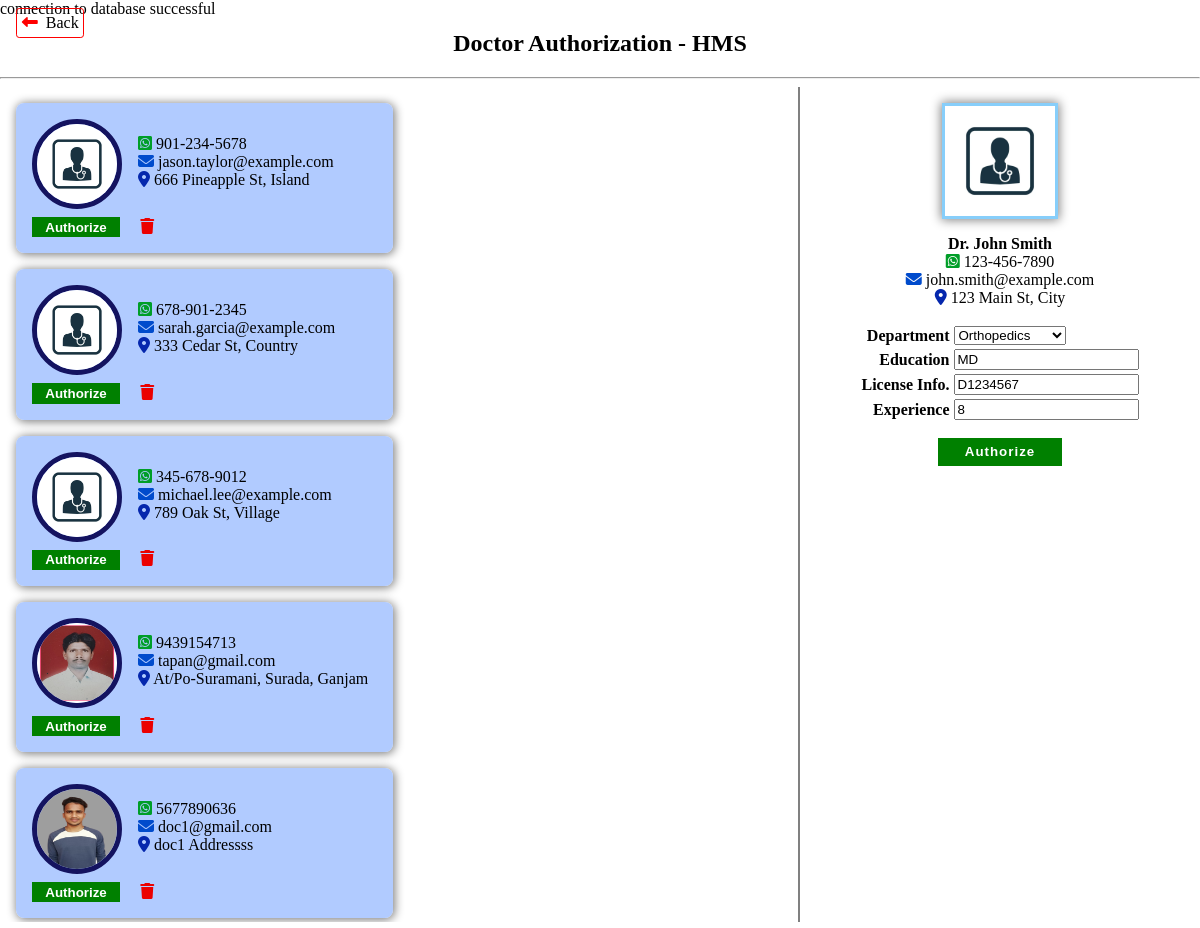
Page /admin/docPass.php?dId=3 on the committed database.
### tables this page shows
CREATE TABLE `doctor` (
  `id` int(11) NOT NULL,
  `name` varchar(50) NOT NULL,
  `dob` date NOT NULL,
  `gender` varchar(15) NOT NULL,
  `education` varchar(10000) NOT NULL,
  `spec_id` int(11) NOT NULL,
  `phone` varchar(15) NOT NULL,
  `email` varchar(100) NOT NULL,
  `img_src` varchar(1000) NOT NULL DEFAULT './Images/DoctorPassphoto/defaultDocDp.jpg',
  `address` varchar(1000) NOT NULL,
  `license_info` varchar(100) NOT NULL,
  `experience` int(11) NOT NULL,
  `password` varchar(100) NOT NULL,
  `fees` int(11) NOT NULL DEFAULT 300,
  `creation_date` timestamp NOT NULL DEFAULT current_timestamp() ON UPDATE current_timestamp(),
  `updation_date` datetime DEFAULT NULL,
  `adminPass` varchar(50) NOT NULL DEFAULT 'fail'
);

CREATE TABLE `spec_list` (
  `id` int(11) NOT NULL,
  `name` varchar(50) NOT NULL,
  `spec_desc` varchar(5000) NOT NULL,
  `creation_date` timestamp NOT NULL DEFAULT current_timestamp() ON UPDATE current_timestamp()
);

### admin/docPass.php (the view, shortened to what this page needs)
<?php
include './../config.php';
$result = $conn->query("SELECT * FROM `doctor` WHERE adminPass='fail' ORDER BY creation_date DESC;");
?>
<head>
    <link rel="stylesheet" href="docPass.css">
    <link href="https://cdnjs.cloudflare.com/ajax/libs/font-awesome/6.4.0/css/all.min.css" rel="stylesheet">
</head>
<body>
    <span onclick="window.location.href='admin.php'" class="cancel"><a href=""><i class="fa-solid fa-left-long"></i></a>&nbsp; Back</span>
    <h2>Doctor Authorization - HMS</h2>
    <hr>
    <div class="page">
        <div class="item1">
            <div class="container">
                <?php
                while ($row = $result->fetch_assoc()) {
                ?>
                    <div class="doc-card">
                        <div class="doc-contact">
                            <img src="./.<?php echo $row['img_src'] ?> " alt="">
                            <div>
                                <p><i onclick="window.open('https://wa.me/+91<?php echo $row['phone'] ?>')" title="WhatsApp" class="fa-brands fa-square-whatsapp" style="color: #009e28;"></i> <?php echo $row['phone'] ?> <br><i title="Email" onclick="window.open('mailto:<?php echo $row['email'] ?>')" class="fa-solid fa-envelope" style="color: #004bcc;"></i> <?php echo $row['email'] ?><br><i title="Address" class="fa-solid fa-location-dot" style="color: #0527ad;"></i> <?php echo $row['address'] ?></p>
                            </div>
                        </div>
                        <div class="actions">
                            <button onclick="window.location.replace('docPass.php?dId=<?php echo $row['id'] ?>')">Authorize</button>
                            <i onclick="confirmRedir(<?php echo $row['id'] ?>)" class="fa-solid fa-trash" style="color: #eb0000;"></i>
                        </div>
                    </div>
                <?php
                }
                ?>
            </div>
        </div>
        <div class="item2">
            <?php
            if ($_GET['dId']) {
                $doc = $conn->query("SELECT * FROM `doctor` WHERE id=" . $_GET['dId'])->fetch_assoc();
            ?>
                <div class="doc-details">
                    <img src="./.<?php echo $doc['img_src'] ?>">
                    <p><b><?php echo $doc['name'] ?></b><br><i onclick="window.open('https://wa.me/+91<?php echo $doc['phone'] ?>')" title="WhatsApp" class="fa-brands fa-square-whatsapp" style="color: #009e28;"></i> <?php echo $doc['phone'] ?> <br><i title="Email" onclick="window.open('mailto:<?php echo $doc['email'] ?>')" class="fa-solid fa-envelope" style="color: #004bcc;"></i> <?php echo $doc['email'] ?><br><i title="Address" class="fa-solid fa-location-dot" style="color: #0527ad;"></i> <?php echo $doc['address'] ?></p>
                </div>
                <form action="" method="post">
                    <table>
                        <tr>
                            <th>Department</th>
                            <td>
                                <select name="spec_id" required>
                                    <?php
                                    $result = $conn->query("SELECT * FROM `spec_list`;");
                                    while ($dept = $result->fetch_assoc()) {
                                    ?>
                                        <option <?php if ($dept['id'] == $doc['spec_id']) echo "selected" ?> value="<?php echo $dept['id'] ?>"><?php echo $dept['name'] ?></option>
                                    <?php
                                    }
                                    ?>
                                </select>
                            </td>
                        </tr>
                        <tr>
                            <th>Education</th>
                            <td><input type="text" name="edu" value="<?php echo $doc['education'] ?>" required></td>
                        </tr>
                        <tr>
                            <th>License Info.</th>
                            <td><input type="text" name="license" value="<?php echo $doc['license_info'] ?>" required></td>
                        </tr>
                        <tr>
                            <th>Experience</th>
                            <td><input type="number" name="exeperience" value="<?php echo $doc['experience'] ?>" required></td>
                        </tr>
                        <tr>
                            <td style="text-align: center;" colspan="2"><button name="doc-authorize">Authorize</button></td>
                        </tr>
                    </table>
                </form>
            <?php
            } else {
                echo "Click Authorize to see details here...";
            }
            ?>
        </div>
    </div>
</body>

### admin/docPass.css (style rules this page uses)
body { height: 100vh; margin: 0; }
h2 { margin-top: 0.5em; text-align: center; }
.page { height: 90vh; width: 100%; display: grid; grid-template-columns: 2fr 1fr; }
.page .item1 { border-right: 2px gray solid; overflow-y: scroll; }
.container { padding: 1em; display: flex; gap: 1em; flex-wrap: wrap; }
.doc-card { background-color: rgba(154, 188, 255, 0.767); padding: 1em; width: 45%; border-radius: 0.5em; box-shadow: 1px 1px 10px 1px gray; }
.doc-contact { display: flex; flex-wrap: wrap; gap: 1em; margin-bottom: 0.5em; }
.doc-card .doc-contact img { border-radius: 50%; border: 5px solid rgb(20, 19, 96); width: 5em; height: 5em; }
i { cursor: pointer; }
.actions i { margin-left: 1em; transition-duration: 0.4s; }
.item2 { padding: 1em; }
.item2 .doc-details { display: flex; flex-direction: column; justify-content: center; align-items: center; }
.item2 .doc-details img { width: 30%; border: 3px solid lightskyblue; box-shadow: 0 0 10px 1px gray; }
.item2 .doc-details p { text-align: center; }
.item2 form table { margin: auto; }
.item2 form table th { text-align: right; }
button { background-color: green; cursor: pointer; border: 0; padding: 0.2em 1em; color: white; font-weight: bold; }
form button { margin-top: 1em; letter-spacing: 1px; padding: 0.5em 2em; }
.cancel { position: absolute; top: 0.5em; left: 1em; padding: 0.3em; border: 1px red solid; cursor: pointer; transition-duration: 0.5s; border-radius: 0.2em; }
.cancel i { transition-duration: 0.5s; color: red; }

### rows in the picture
doctor: img_src (placeholder picture), phone "901-234-5678", email "jason.taylor@example.com", address "666 Pineapple St, Island"
doctor: img_src (placeholder picture), phone "678-901-2345", email "sarah.garcia@example.com", address "333 Cedar St, Country"
doctor: img_src (placeholder picture), phone "345-678-9012", email "michael.lee@example.com", address "789 Oak St, Village"
doctor: img_src (picture), phone "9439154713", email "tapan@gmail.com", address "At/Po-Suramani, Surada, Ganjam"
doctor: img_src (picture), phone "5677890636", email "doc1@gmail.com", address "doc1 Addressss"
doctor: img_src (placeholder picture), name "Dr. John Smith", phone "123-456-7890", email "john.smith@example.com", address "123 Main St, City", spec_id "Orthopedics", edu "MD", license "D1234567", exeperience "8"
